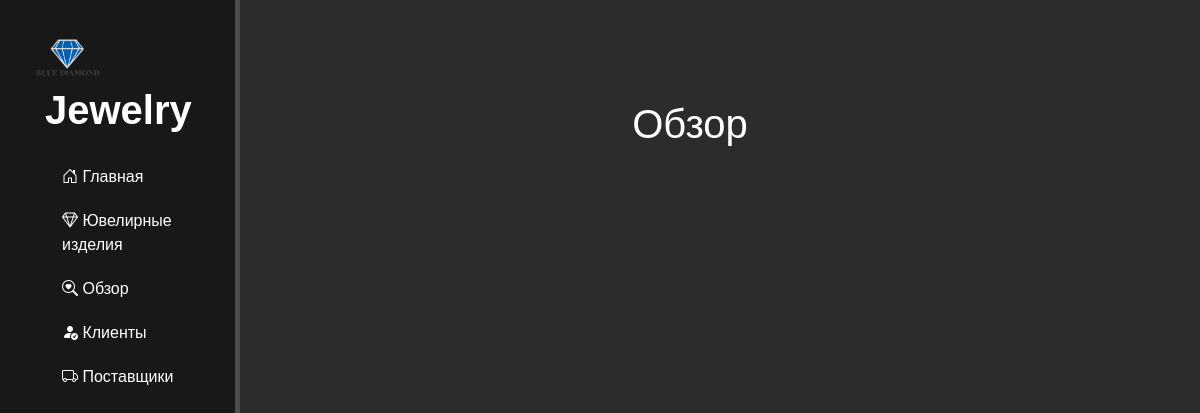
The page /reviews/ on the database as committed earlier.
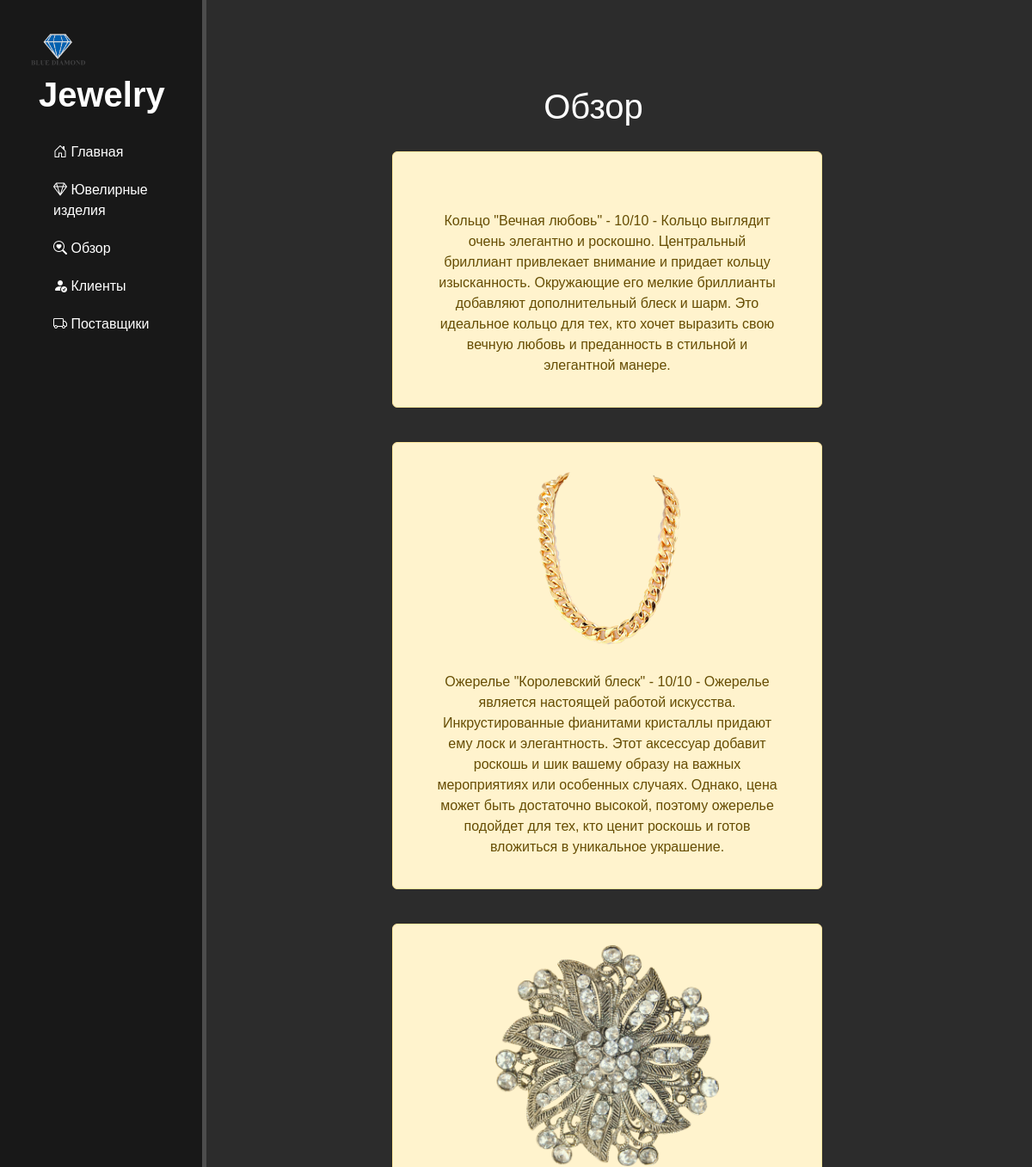
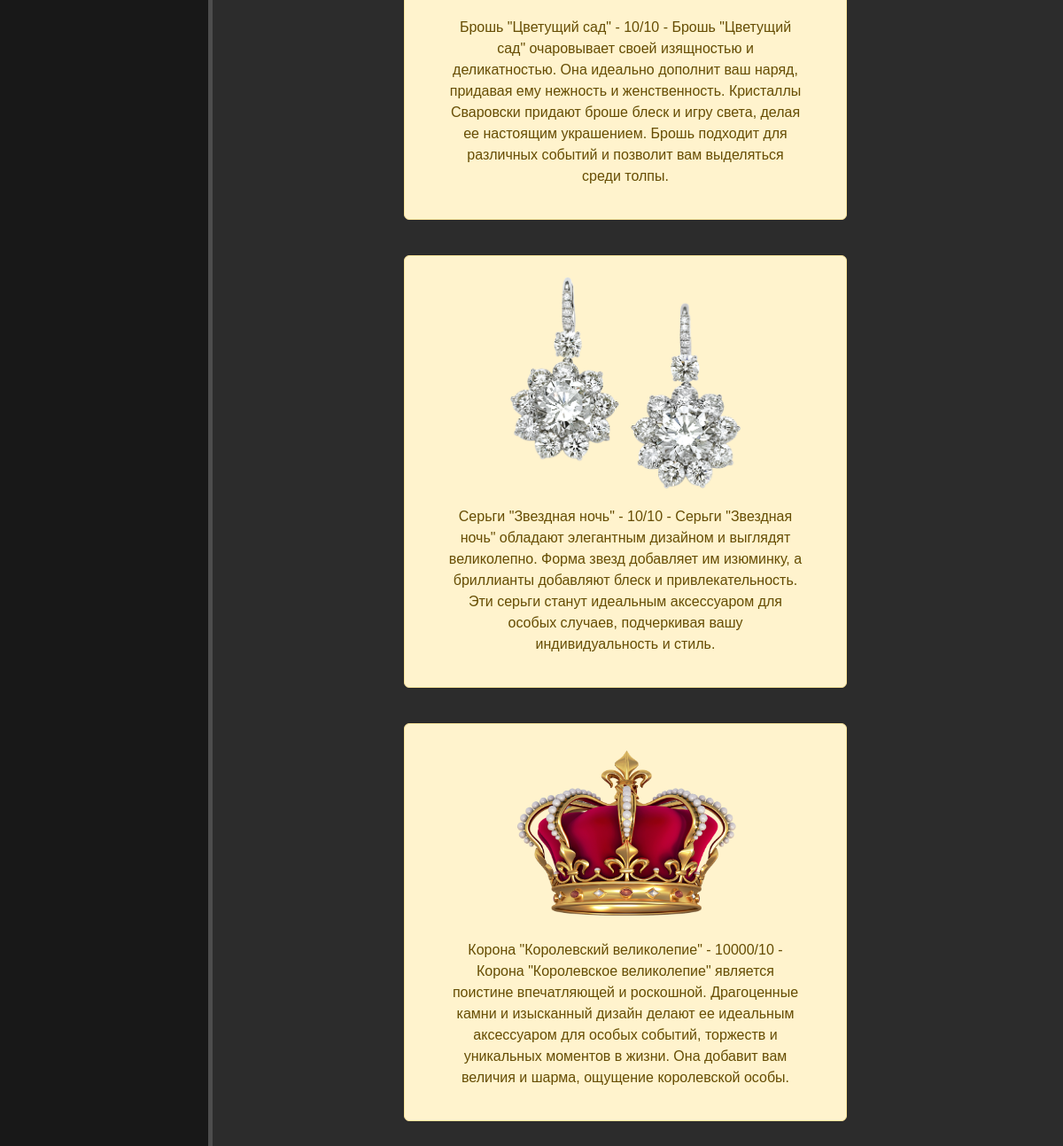
The same page on the database as committed later (2 pictures, top to bottom).
### ivelir/models.py (models this page shows)
class Review(models.Model):
    jewelry = models.ForeignKey(Jewelry, on_delete=models.CASCADE)
    rating = models.IntegerField()
    comment = models.TextField()

class Jewelry(models.Model):
    title = models.CharField(max_length=100)
    description = models.TextField()
    price = models.DecimalField(max_digits=10, decimal_places=2)
    image = models.ImageField(upload_to='static/jewelry_images/')
    created_at = models.DateTimeField(auto_now_add=True, editable=False)
    class meta:
        verbose_name = "ювелирное изделие"
        verbose_name_plural = "ювелирные изделия "

### ivelir/views.py (the view)
# urls.py: path('reviews/', views.review_list, name='review_list'),
def review_list(request):
    reviews = Review.objects.all()
    return render(request, 'review_list.html', {'reviews': reviews})

### ivelir/templates/review_list.html (shortened to what this page needs)
<!DOCTYPE html>
{% load static %}
{% include 'masters.html' %}
<ivelir>
    <div class="features">
    <h1>Обзор</h1>
 {% for review in reviews %}
                   <div class="alert alert-warning ">
                      <img src="{{ review.jewelry.image.url }}" alt="{{ jewelry.title }}" style="width:260px">
                    <p>{{ review.jewelry.title }} - {{ review.rating }}/10 - {{ review.comment }} </p></div>
                       {% endfor %}
                </div>
</ivelir>
</body>
</html>

### ivelir/templates/masters.html (shortened to what this page needs)
<!DOCTYPE html>
{% load static %}
<head>
     <link rel="stylesheet" href="https://cdn.jsdelivr.net/npm/bootstrap@5.3.2/dist/css/bootstrap.min.css">
  <link rel="stylesheet" href="https://cdn.jsdelivr.net/npm/bootstrap-icons@1.11.1/font/bootstrap-icons.css">
    <link rel="stylesheet" type="text/css" href="{% static 'ivelir/css/styles.css' %}">
</head>
<body>
<aside>
    <img src="{% static '/ivelir/img/logotip.png' %}">
  <span class="logo">Jewelry</span>
    <ul>
         <a href="{% url 'index' %}"><li><i class="bi bi-house-door"></i> Главная </li></a>
        <a href="{% url 'jewelry_list' %}"><li><i class="bi bi-gem"></i> Ювелирные изделия</li></a>
         <a href="{% url 'review_list' %}"><li><i class="bi bi-search-heart"></i> Обзор</li></a>
        <a href="{% url 'customer_list' %}"> <li><i class="bi bi-person-fill-check"></i> Клиенты</li></a>
        <a href="{% url 'supplier_list' %}"><li><i class="bi bi-truck"></i> Поставщики</li></a>
            </ul>
</aside>
</body>
</html>

### ivelir/static/ivelir/css/styles.css (style rules this page uses)
body { background-color: #2c2c2c; font-family: Arial, sans-serif; margin: 0; padding: 0; }
aside { float: left; background:#181818; width:20%; padding:2.5%; height: 3300px; color: #fff; border-right:5px solid #4d4d4d; }
aside ul { list-style:none }
aside ul a { color:#fff; display:block; margin-top:20px; transition: transform .5s ease; }
aside img { width:75px; float:left; top: -5px; }
aside .logo { font-size:40px; margin-left:15px; font-weight: bold; position:relative; top: -5px; }
ivelir .features { float:left; color:#fff; margin-top:100px; text-align:center; width:75%; }
ivelir .features h1 { font-size 50px; }
ivelir .features p { max-width:400px;margin:20px auto }
.alert-warning { float:left; clear:left; width:500px; margin:20px 24%; text-align:center; }

### ivelir/templates/masters.html (style rules this page uses)
a { text-decoration: none; }

Rows that differ between the two databases and show on the page:
added Review: jewelry "Кольцо \"Вечная любовь\"", rating "10", comment "Кольцо выглядит очень элегантно и роскошно. Центральный бриллиант привлекает внимание и придает кольцу изысканность. Окружающие его мелкие бриллианты добавляют дополнительный блеск и шарм. Это идеальное кольцо для тех, кто хочет выразить свою вечную любовь и преданность в стильной и элегантной манере."
added Review: jewelry.image (picture), jewelry "Ожерелье \"Королевский блеск\"", rating "10", comment "Ожерелье является настоящей работой искусства. Инкрустированные фианитами кристаллы придают ему лоск и элегантность. Этот аксессуар добавит роскошь и шик вашему образу на важных мероприятиях или особенных случаях. Однако, цена может быть достаточно высокой, поэтому ожерелье подойдет для тех, кто ценит роскошь и готов вложиться в уникальное украшение."
added Review: jewelry.image (picture), jewelry "Брошь \"Цветущий сад\"", rating "10", comment "Брошь \"Цветущий сад\" очаровывает своей изящностью и деликатностью. Она идеально дополнит ваш наряд, придавая ему нежность и женственность. Кристаллы Сваровски придают броше блеск и игру света, делая ее настоящим украшением. Брошь подходит для различных событий и позволит вам выделяться среди толпы."
added Review: jewelry.image (picture), jewelry "Серьги \"Звездная ночь\"", rating "10", comment "Серьги \"Звездная ночь\" обладают элегантным дизайном и выглядят великолепно. Форма звезд добавляет им изюминку, а бриллианты добавляют блеск и привлекательность. Эти серьги станут идеальным аксессуаром для особых случаев, подчеркивая вашу индивидуальность и стиль."
added Review: jewelry.image (picture), jewelry "Корона \"Королевский великолепие\"", rating "10000", comment "Корона \"Королевское великолепие\" является поистине впечатляющей и роскошной. Драгоценные камни и изысканный дизайн делают ее идеальным аксессуаром для особых событий, торжеств и уникальных моментов в жизни. Она добавит вам величия и шарма, ощущение королевской особы."
